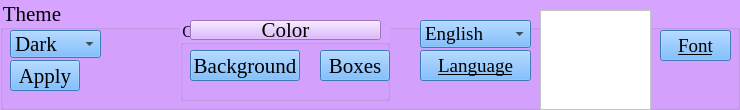
   <widget class="QGroupBox" name="themebox">
    <property name="enabled">
     <bool>true</bool>
    </property>
    <property name="geometry">
     <rect>
      <x>0</x>
      <y>630</y>
      <width>740</width>
      <height>110</height>
     </rect>
    </property>
    <property name="font">
     <font>
      <family>Times New Roman</family>
      <pointsize>16</pointsize>
      <weight>9</weight>
      <italic>false</italic>
      <bold>false</bold>
     </font>
    </property>
    <property name="styleSheet">
     <string notr="true">background-color: rgb(214, 163, 255);
font: 75 16pt &quot;Times New Roman&quot;;</string>
    </property>
    <property name="title">
     <string>Theme</string>
    </property>
    <widget class="QLabel" name="abcd1_3">
     <property name="enabled">
      <bool>true</bool>
     </property>
     <property name="geometry">
      <rect>
       <x>120</x>
       <y>170</y>
       <width>41</width>
       <height>20</height>
      </rect>
     </property>
     <property name="font">
      <font>
       <family>Monotype Corsiva</family>
       <pointsize>14</pointsize>
       <weight>50</weight>
       <italic>true</italic>
       <bold>false</bold>
      </font>
     </property>
     <property name="styleSheet">
      <string notr="true">font: italic 14pt &quot;Monotype Corsiva&quot;;</string>
     </property>
     <property name="text">
      <string>Score</string>
     </property>
    </widget>
    <widget class="QLabel" name="abcd_2">
     <property name="enabled">
      <bool>true</bool>
     </property>
     <property name="geometry">
      <rect>
       <x>0</x>
       <y>170</y>
       <width>101</width>
       <height>20</height>
      </rect>
     </property>
     <property name="font">
      <font>
       <family>Monotype Corsiva</family>
       <pointsize>14</pointsize>
       <weight>50</weight>
       <italic>true</italic>
       <bold>false</bold>
      </font>
     </property>
     <property name="styleSheet">
      <string notr="true">font: italic 14pt &quot;Monotype Corsiva&quot;;</string>
     </property>
     <property name="text">
      <string>ABCD Result</string>
     </property>
    </widget>
    <widget class="QLabel" name="abcd1_4">
     <property name="enabled">
      <bool>true</bool>
     </property>
     <property name="geometry">
      <rect>
       <x>10</x>
       <y>130</y>
       <width>131</width>
       <height>20</height>
      </rect>
     </property>
     <property name="font">
      <font>
       <family>Monotype Corsiva</family>
       <pointsize>14</pointsize>
       <weight>50</weight>
       <italic>true</italic>
       <bold>false</bold>
      </font>
     </property>
     <property name="styleSheet">
      <string notr="true">font: italic 14pt &quot;Monotype Corsiva&quot;;</string>
     </property>
     <property name="text">
      <string/>
     </property>
    </widget>
    <widget class="QComboBox" name="ThemeComboBox">
     <property name="enabled">
      <bool>true</bool>
     </property>
     <property name="geometry">
      <rect>
       <x>10</x>
       <y>30</y>
       <width>91</width>
       <height>28</height>
      </rect>
     </property>
     <property name="palette">
      <palette>
       <active>
        <colorrole role="Button">
         <brush brushstyle="SolidPattern">
          <color alpha="255">
           <red>85</red>
           <green>170</green>
           <blue>255</blue>
          </color>
         </brush>
        </colorrole>
        <colorrole role="Base">
         <brush brushstyle="SolidPattern">
          <color alpha="255">
           <red>85</red>
           <green>170</green>
           <blue>255</blue>
          </color>
         </brush>
        </colorrole>
        <colorrole role="Window">
         <brush brushstyle="SolidPattern">
          <color alpha="255">
           <red>85</red>
           <green>170</green>
           <blue>255</blue>
          </color>
         </brush>
        </colorrole>
       </active>
       <inactive>
        <colorrole role="Button">
         <brush brushstyle="SolidPattern">
          <color alpha="255">
           <red>85</red>
           <green>170</green>
           <blue>255</blue>
          </color>
         </brush>
        </colorrole>
        <colorrole role="Base">
         <brush brushstyle="SolidPattern">
          <color alpha="255">
           <red>85</red>
           <green>170</green>
           <blue>255</blue>
          </color>
         </brush>
        </colorrole>
        <colorrole role="Window">
         <brush brushstyle="SolidPattern">
          <color alpha="255">
           <red>85</red>
           <green>170</green>
           <blue>255</blue>
          </color>
         </brush>
        </colorrole>
       </inactive>
       <disabled>
        <colorrole role="Button">
         <brush brushstyle="SolidPattern">
          <color alpha="255">
           <red>85</red>
           <green>170</green>
           <blue>255</blue>
          </color>
         </brush>
        </colorrole>
        <colorrole role="Base">
         <brush brushstyle="SolidPattern">
          <color alpha="255">
           <red>85</red>
           <green>170</green>
           <blue>255</blue>
          </color>
         </brush>
        </colorrole>
        <colorrole role="Window">
         <brush brushstyle="SolidPattern">
          <color alpha="255">
           <red>85</red>
           <green>170</green>
           <blue>255</blue>
          </color>
         </brush>
        </colorrole>
       </disabled>
      </palette>
     </property>
     <property name="font">
      <font>
       <family>Times New Roman</family>
       <pointsize>16</pointsize>
       <weight>9</weight>
       <italic>false</italic>
       <bold>false</bold>
      </font>
     </property>
     <property name="focusPolicy">
      <enum>Qt::NoFocus</enum>
     </property>
     <property name="styleSheet">
      <string notr="true">background-color: rgb(85, 170, 255);
 font: 75 16pt &quot;Times New Roman&quot;; </string>
     </property>
     <item>
      <property name="text">
       <string>Dark</string>
      </property>
     </item>
     <item>
      <property name="text">
       <string>Bright</string>
      </property>
     </item>
     <item>
      <property name="text">
       <string>Default</string>
      </property>
     </item>
    </widget>
    <widget class="QComboBox" name="languageComboBox">
     <property name="enabled">
      <bool>true</bool>
     </property>
     <property name="geometry">
      <rect>
       <x>420</x>
       <y>20</y>
       <width>111</width>
       <height>28</height>
      </rect>
     </property>
     <property name="palette">
      <palette>
       <active>
        <colorrole role="Button">
         <brush brushstyle="SolidPattern">
          <color alpha="255">
           <red>85</red>
           <green>170</green>
           <blue>255</blue>
          </color>
         </brush>
        </colorrole>
        <colorrole role="Base">
         <brush brushstyle="SolidPattern">
          <color alpha="255">
           <red>85</red>
           <green>170</green>
           <blue>255</blue>
          </color>
         </brush>
        </colorrole>
        <colorrole role="Window">
         <brush brushstyle="SolidPattern">
          <color alpha="255">
           <red>85</red>
           <green>170</green>
           <blue>255</blue>
          </color>
         </brush>
        </colorrole>
       </active>
       <inactive>
        <colorrole role="Button">
         <brush brushstyle="SolidPattern">
          <color alpha="255">
           <red>85</red>
           <green>170</green>
           <blue>255</blue>
          </color>
         </brush>
        </colorrole>
        <colorrole role="Base">
         <brush brushstyle="SolidPattern">
          <color alpha="255">
           <red>85</red>
           <green>170</green>
           <blue>255</blue>
          </color>
         </brush>
        </colorrole>
        <colorrole role="Window">
         <brush brushstyle="SolidPattern">
          <color alpha="255">
           <red>85</red>
           <green>170</green>
           <blue>255</blue>
          </color>
         </brush>
        </colorrole>
       </inactive>
       <disabled>
        <colorrole role="Button">
         <brush brushstyle="SolidPattern">
          <color alpha="255">
           <red>85</red>
           <green>170</green>
           <blue>255</blue>
          </color>
         </brush>
        </colorrole>
        <colorrole role="Base">
         <brush brushstyle="SolidPattern">
          <color alpha="255">
           <red>85</red>
           <green>170</green>
           <blue>255</blue>
          </color>
         </brush>
        </colorrole>
        <colorrole role="Window">
         <brush brushstyle="SolidPattern">
          <color alpha="255">
           <red>85</red>
           <green>170</green>
           <blue>255</blue>
          </color>
         </brush>
        </colorrole>
       </disabled>
      </palette>
     </property>
     <property name="font">
      <font>
       <family>Times New Roman</family>
       <pointsize>14</pointsize>
       <weight>9</weight>
       <italic>false</italic>
       <bold>false</bold>
      </font>
     </property>
     <property name="focusPolicy">
      <enum>Qt::NoFocus</enum>
     </property>
     <property name="styleSheet">
      <string notr="true">background-color: rgb(85, 170, 255);
 font: 75 14pt &quot;Times New Roman&quot;; </string>
     </property>
     <item>
      <property name="text">
       <string>English</string>
      </property>
     </item>
     <item>
      <property name="text">
       <string>فارسی</string>
      </property>
     </item>
     <item>
      <property name="text">
       <string>French</string>
      </property>
     </item>
     <item>
      <property name="text">
       <string>Germany</string>
      </property>
     </item>
     <item>
      <property name="text">
       <string>Hindustani </string>
      </property>
     </item>
     <item>
      <property name="text">
       <string>Chinese </string>
      </property>
     </item>
     <item>
      <property name="text">
       <string>Spanish </string>
      </property>
     </item>
     <item>
      <property name="text">
       <string>العربیه</string>
      </property>
     </item>
     <item>
      <property name="text">
       <string>Malay </string>
      </property>
     </item>
     <item>
      <property name="text">
       <string>Russian </string>
      </property>
     </item>
     <item>
      <property name="text">
       <string>Italy</string>
      </property>
     </item>
     <item>
      <property name="text">
       <string>Dutch</string>
      </property>
     </item>
    </widget>
    <widget class="QPushButton" name="pushButtonFont">
     <property name="geometry">
      <rect>
       <x>660</x>
       <y>30</y>
       <width>71</width>
       <height>31</height>
      </rect>
     </property>
     <property name="font">
      <font>
       <family>Times New Roman</family>
       <pointsize>14</pointsize>
       <weight>9</weight>
       <italic>false</italic>
       <bold>false</bold>
       <underline>true</underline>
      </font>
     </property>
     <property name="styleSheet">
      <string notr="true">background-color: rgb(85, 170, 255);
 font: 75 14pt &quot;Times New Roman&quot;; </string>
     </property>
     <property name="text">
      <string>Font</string>
     </property>
    </widget>
    <widget class="QPushButton" name="pushButtonLanguage">
     <property name="geometry">
      <rect>
       <x>420</x>
       <y>50</y>
       <width>111</width>
       <height>31</height>
      </rect>
     </property>
     <property name="font">
      <font>
       <family>Times New Roman</family>
       <pointsize>14</pointsize>
       <weight>9</weight>
       <italic>false</italic>
       <bold>false</bold>
       <underline>true</underline>
      </font>
     </property>
     <property name="styleSheet">
      <string notr="true">background-color: rgb(85, 170, 255);
 font: 75 14pt &quot;Times New Roman&quot;; </string>
     </property>
     <property name="text">
      <string>Language</string>
     </property>
    </widget>
    <widget class="QPushButton" name="pushButtonTheme">
     <property name="geometry">
      <rect>
       <x>10</x>
       <y>60</y>
       <width>70</width>
       <height>31</height>
      </rect>
     </property>
     <property name="font">
      <font>
       <family>Times New Roman</family>
       <pointsize>16</pointsize>
       <weight>9</weight>
       <italic>false</italic>
       <bold>false</bold>
      </font>
     </property>
     <property name="styleSheet">
      <string notr="true">background-color: rgb(85, 170, 255);
 font: 75 16pt &quot;Times New Roman&quot;; </string>
     </property>
     <property name="text">
      <string>Apply</string>
     </property>
    </widget>
    <widget class="QGraphicsView" name="fig_flag">
     <property name="enabled">
      <bool>true</bool>
     </property>
     <property name="geometry">
      <rect>
       <x>540</x>
       <y>10</y>
       <width>111</width>
       <height>100</height>
      </rect>
     </property>
     <property name="styleSheet">
      <string notr="true">background-color: rgb(255, 255, 255);</string>
     </property>
    </widget>
    <widget class="QGroupBox" name="themebox_2">
     <property name="enabled">
      <bool>true</bool>
     </property>
     <property name="geometry">
      <rect>
       <x>180</x>
       <y>20</y>
       <width>210</width>
       <height>81</height>
      </rect>
     </property>
     <property name="font">
      <font>
       <family>Times New Roman</family>
       <pointsize>12</pointsize>
       <weight>9</weight>
       <italic>false</italic>
       <bold>false</bold>
      </font>
     </property>
     <property name="styleSheet">
      <string notr="true">background-color: rgb(214, 163, 255);
font: 75 12pt &quot;Times New Roman&quot;;</string>
     </property>
     <property name="title">
      <string>Color</string>
     </property>
     <widget class="QLabel" name="abcd1_7">
      <property name="enabled">
       <bool>true</bool>
      </property>
      <property name="geometry">
       <rect>
        <x>120</x>
        <y>170</y>
        <width>41</width>
        <height>20</height>
       </rect>
      </property>
      <property name="font">
       <font>
        <family>Monotype Corsiva</family>
        <pointsize>14</pointsize>
        <weight>50</weight>
        <italic>true</italic>
        <bold>false</bold>
       </font>
      </property>
      <property name="styleSheet">
       <string notr="true">font: italic 14pt &quot;Monotype Corsiva&quot;;</string>
      </property>
      <property name="text">
       <string>Score</string>
      </property>
     </widget>
     <widget class="QLabel" name="abcd_4">
      <property name="enabled">
       <bool>true</bool>
      </property>
      <property name="geometry">
       <rect>
        <x>0</x>
        <y>170</y>
        <width>101</width>
        <height>20</height>
       </rect>
      </property>
      <property name="font">
       <font>
        <family>Monotype Corsiva</family>
        <pointsize>14</pointsize>
        <weight>50</weight>
        <italic>true</italic>
        <bold>false</bold>
       </font>
      </property>
      <property name="styleSheet">
       <string notr="true">font: italic 14pt &quot;Monotype Corsiva&quot;;</string>
      </property>
      <property name="text">
       <string>ABCD Result</string>
      </property>
     </widget>
     <widget class="QLabel" name="abcd1_8">
      <property name="enabled">
       <bool>true</bool>
      </property>
      <property name="geometry">
       <rect>
        <x>10</x>
        <y>130</y>
        <width>131</width>
        <height>20</height>
       </rect>
      </property>
      <property name="font">
       <font>
        <family>Monotype Corsiva</family>
        <pointsize>14</pointsize>
        <weight>50</weight>
        <italic>true</italic>
        <bold>false</bold>
       </font>
      </property>
      <property name="styleSheet">
       <string notr="true">font: italic 14pt &quot;Monotype Corsiva&quot;;</string>
      </property>
      <property name="text">
       <string/>
      </property>
     </widget>
     <widget class="QPushButton" name="color111">
      <property name="geometry">
       <rect>
        <x>10</x>
        <y>0</y>
        <width>191</width>
        <height>20</height>
       </rect>
      </property>
      <property name="font">
       <font>
        <family>Times New Roman</family>
        <pointsize>16</pointsize>
        <weight>9</weight>
        <italic>false</italic>
        <bold>false</bold>
        <underline>true</underline>
       </font>
      </property>
      <property name="styleSheet">
       <string notr="true">background-color: rgb(214, 163, 255);
font: 75 16pt &quot;Times New Roman&quot;;</string>
      </property>
      <property name="text">
       <string>Color</string>
      </property>
     </widget>
     <widget class="QPushButton" name="pushButtonColor1">
      <property name="geometry">
       <rect>
        <x>10</x>
        <y>30</y>
        <width>110</width>
        <height>31</height>
       </rect>
      </property>
      <property name="font">
       <font>
        <family>Times New Roman</family>
        <pointsize>16</pointsize>
        <weight>9</weight>
        <italic>false</italic>
        <bold>false</bold>
       </font>
      </property>
      <property name="styleSheet">
       <string notr="true">background-color: rgb(85, 170, 255);
 font: 75 16pt &quot;Times New Roman&quot;; </string>
      </property>
      <property name="text">
       <string>Background</string>
      </property>
     </widget>
     <widget class="QPushButton" name="pushButtonColor2">
      <property name="geometry">
       <rect>
        <x>140</x>
        <y>30</y>
        <width>70</width>
        <height>31</height>
       </rect>
      </property>
      <property name="font">
       <font>
        <family>Times New Roman</family>
        <pointsize>16</pointsize>
        <weight>9</weight>
        <italic>false</italic>
        <bold>false</bold>
       </font>
      </property>
      <property name="styleSheet">
       <string notr="true">background-color: rgb(85, 170, 255);
 font: 75 16pt &quot;Times New Roman&quot;; </string>
      </property>
      <property name="text">
       <string>Boxes</string>
      </property>
     </widget>
    </widget>
   </widget>
